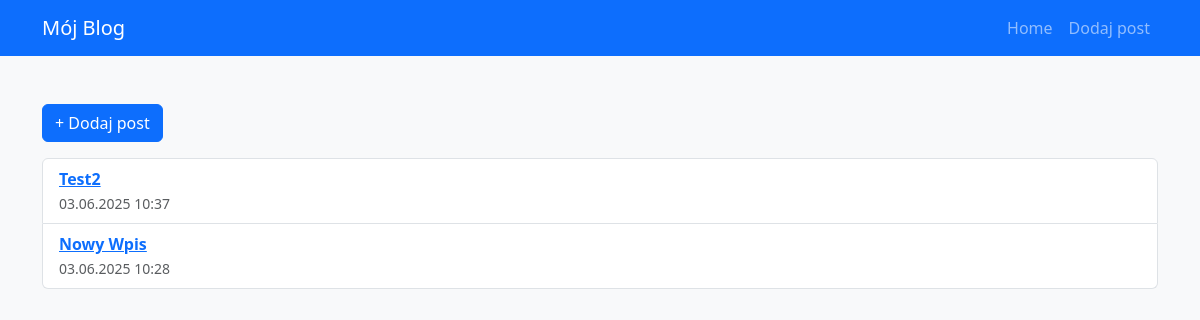
Before: / with the older database file.
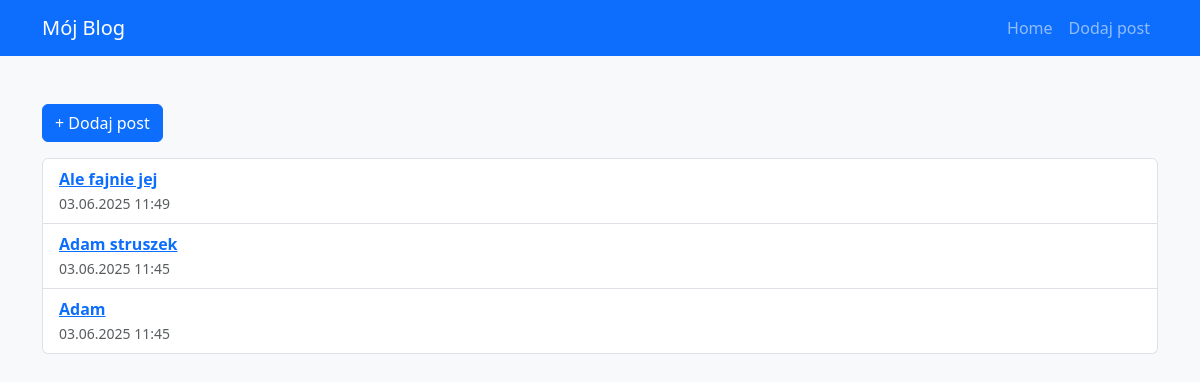
After: the same page with the newer database file.
### blog/models.py (models this page shows, shortened)
class Post(models.Model):
    title = models.CharField(max_length=200)
    content = models.TextField()
    created_at = models.DateTimeField(auto_now_add=True)

### blog/views.py (the view)
# urls.py: path('', views.post_list, name='post_list'),
def post_list(request):
    posts = Post.objects.all().order_by('-created_at')
    return render(request, 'blog/post_list.html', {'posts': posts})

### blog/templates/blog/post_list.html (shortened to what this page needs)
{% extends 'blog/base.html' %}
{% block content %}
<a href="{% url 'add_post' %}" class="btn btn-primary mb-3">+ Dodaj post</a>
<ul class="list-group">
  {% for post in posts %}
    <li class="list-group-item">
      <a href="{% url 'post_detail' post.pk %}"><strong>{{ post.title }}</strong></a>
      <div><small class="text-muted">{{ post.created_at|date:"d.m.Y H:i" }}</small></div>
    </li>
  {% endfor %}
</ul>
{% endblock %}

### blog/templates/blog/base.html (shortened to what this page needs)
<!DOCTYPE html>
<html lang="pl">
<head>
    <link href="https://cdn.jsdelivr.net/npm/bootstrap@5.3.0/dist/css/bootstrap.min.css" rel="stylesheet" />
</head>
<body class="bg-light">
<nav class="navbar navbar-expand-lg navbar-dark bg-primary mb-4">
  <div class="container">
    <a class="navbar-brand" href="{% url 'post_list' %}"> Mój Blog</a>
    <div class="collapse navbar-collapse" id="navbarNav">
      <ul class="navbar-nav ms-auto">
        <li class="nav-item">
          <a class="nav-link" href="{% url 'post_list' %}">Home</a>
        </li>
        <li class="nav-item">
          <a class="nav-link" href="{% url 'add_post' %}">Dodaj post</a>
        </li>
      </ul>
    </div>
  </div>
</nav>
<div class="container py-4">
    {% block content %}{% endblock %}
</div>
</body>
</html>

Changed rows visible on the page:
removed Post: title "Test2", created_at "03.06.2025 10:37"
removed Post: title "Nowy Wpis", created_at "03.06.2025 10:28"
added Post: title "Ale fajnie jej", created_at "03.06.2025 11:49"
added Post: title "Adam struszek", created_at "03.06.2025 11:45"
added Post: title "Adam", created_at "03.06.2025 11:45"
